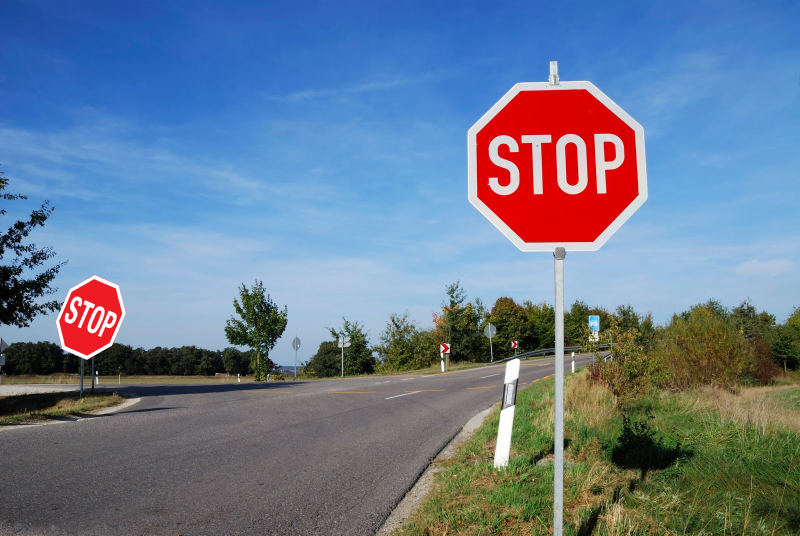
#> input picture Savinov_Daniil/road_2.jpg, 1600 x 1071 px (shown at 1/2 size)
$ python 'Clustering and bounding boxes.py'
#> lines starting #> are read from the running program, lines starting #| are printed output that depends on the picture; after the words box and inside, x2 and y2 are one past the last pixel; in counts of white or black regions, pixels touching at a corner belong together
from ImgOps import *
from sklearn.cluster import OPTICS


show = False

### IMREADING IMAGES ###
query_img = cv.imread('road_2.jpg')
#> query_img is the input picture: shape (1071, 1600, 3); mean B, G, R 145.2, 123, 105.6
train_img = cv.imread('stop_2.png')
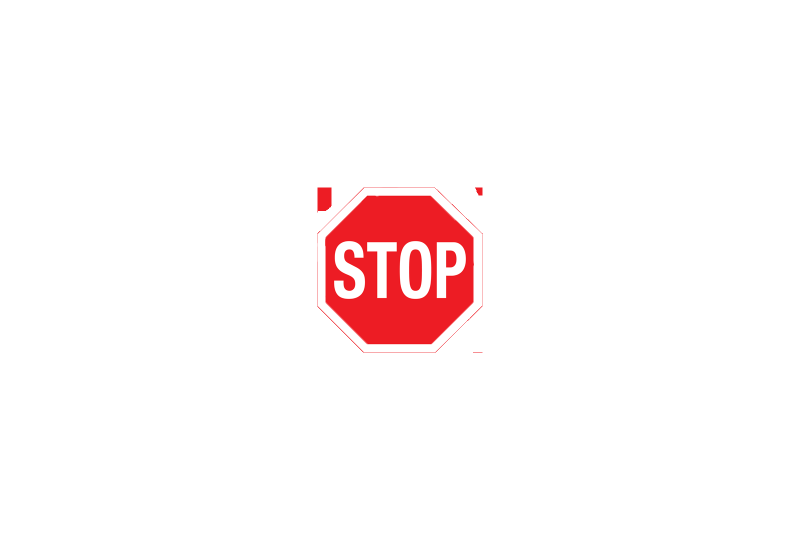
#> input picture Savinov_Daniil/stop_2.png, 1600 x 1080 px (shown at 1/2 size)
#> train_img is the input picture: shape (1080, 1600, 3); mean B, G, R 247.3, 247, 254.4

### SHOW ORIGINAL IMAGES
if show: imshow(query_img)
if show: imshow(train_img)


### BGR TO GRAY
query_gray_img = cv.cvtColor(query_img, cv.COLOR_BGR2GRAY)
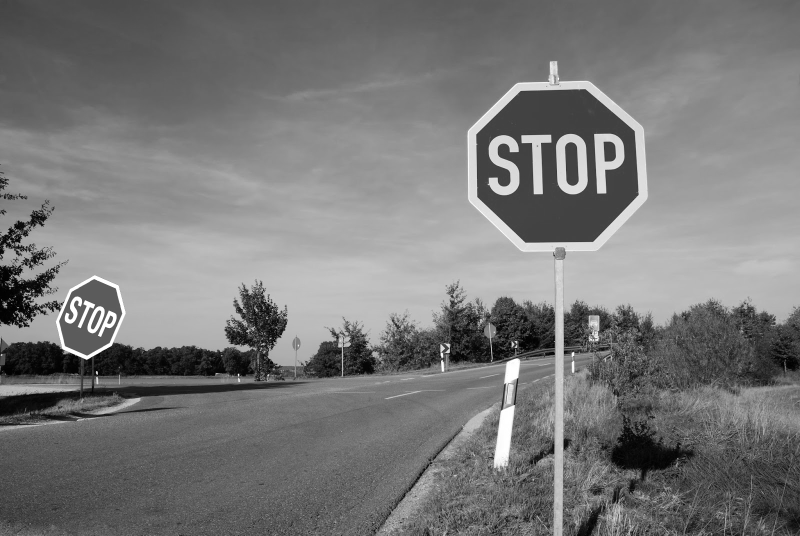
#> query_gray_img: shape (1071, 1600) (shown at 1/2 size); min 0, max 255, mean 120.3
train_gray_img = cv.cvtColor(train_img, cv.COLOR_BGR2GRAY)
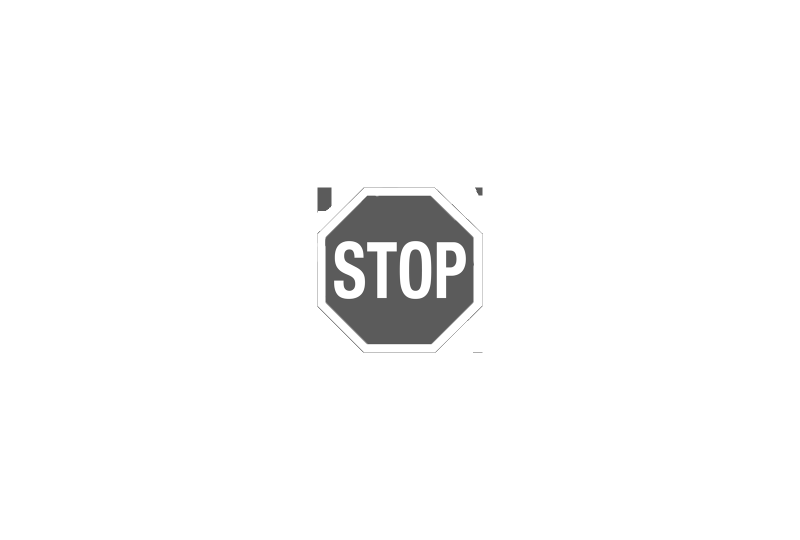
#> train_gray_img: shape (1080, 1600) (shown at 1/2 size); min 74, max 255, mean 249.2


### CREATE KEYPOINTS AND DESCRIPTORS ###
sift = cv.SIFT_create()
query_kps, query_des = sift.detectAndCompute(query_gray_img, None)
#> query_kps = 6029 keypoints; strongest (x, y, size): (477, 749, 2.5), (194, 745, 3.3), (433, 747, 1.9), (896, 703, 4.5)
train_kps, train_des = sift.detectAndCompute(train_gray_img, None)
#> train_kps = 74 keypoints; strongest (x, y, size): (959, 382, 9.6), (649, 397, 25.3), (902, 517, 16), (699, 567, 15.6)


### SHOW IMAGES WITH KEYPOINTS ###
query_kps_img = cv.drawKeypoints(query_img, query_kps, query_gray_img,
                                 flags=cv.DRAW_MATCHES_FLAGS_NOT_DRAW_SINGLE_POINTS)
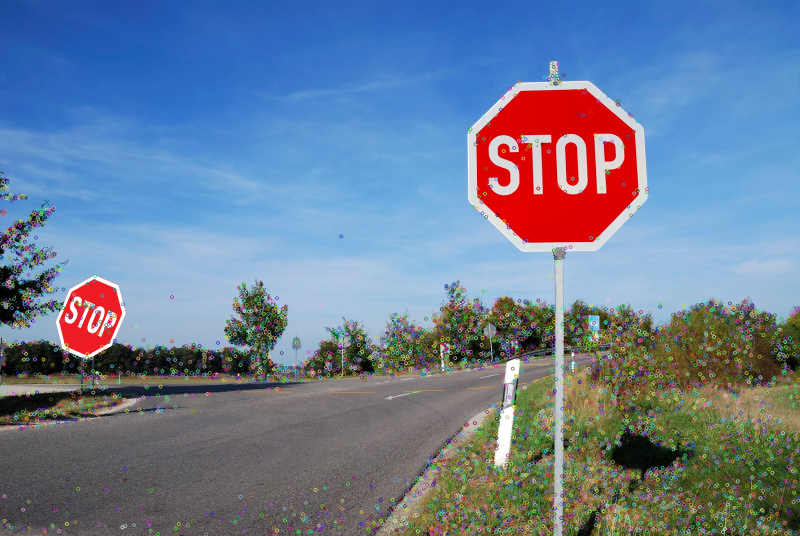
#> query_kps_img: shape (1071, 1600, 3) (shown at 1/2 size); mean B, G, R 148.7, 125, 107.6
if show: imshow(query_kps_img)
train_kps_img = cv.drawKeypoints(train_img, train_kps, train_gray_img,
                                 flags=cv.DRAW_MATCHES_FLAGS_NOT_DRAW_SINGLE_POINTS)
if show: imshow(train_kps_img)


### CREATE MATCHER ###
FLANN_INDEX_KDTREE = 0
index_params = dict(algorithm=FLANN_INDEX_KDTREE, trees=5)
search_params = dict(checks=50)

### MATCHING ###
flann = cv.FlannBasedMatcher(index_params, search_params)
matches = flann.knnMatch(query_des, train_des, k=2)
#> matches = 6029 matches
matchesMask = [[0, 0] for i in range(len(matches))]
#> matchesMask = 6029 pairs, first value 0 to 0, second value 0 to 0


### RATIO TEST AS PER LOWE'S PAPER ###
good_descs = []
for i, (m, n) in enumerate(matches):
    if m.distance < .6 * n.distance:
        matchesMask[i] = [1, 0]
        good_descs.append(m)
#> after the loop, good_descs = 53 matches; matchesMask = 6029 pairs, first value 0 to 1, second value 0 to 0
draw_params = dict(matchColor=(0, 255, 0),
                   matchesMask=matchesMask,
                   flags=cv.DRAW_MATCHES_FLAGS_NOT_DRAW_SINGLE_POINTS)
#> draw_params = 3 items
matched_img = cv.drawMatchesKnn(query_img, query_kps, train_img, train_kps, matches, None, **draw_params)
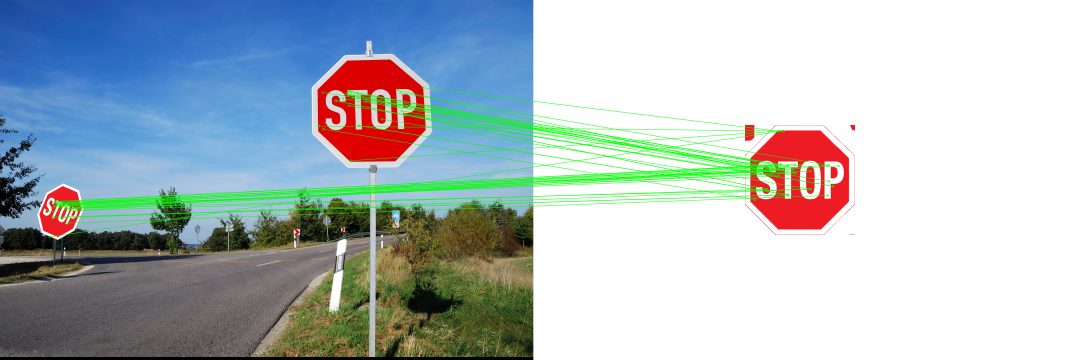
#> matched_img: shape (1080, 3200, 3) (shown at 1/3 size); mean B, G, R 190, 186.1, 174.1


### SHOW MATCHED IMAGE ###
if show: imshow(matched_img)


### CLUSTERING ###
x_pts = [query_kps[des.queryIdx].pt[0] for des in good_descs]
#> x_pts = 53 values from 141.1 to 1267.4
y_pts = [query_kps[des.queryIdx].pt[1] for des in good_descs]
#> y_pts = 53 values, max 710.1 at index 1, min 262.7 at index 52, mean 463.2
good_coords = []
for x, y in zip(x_pts, y_pts):
    good_coords.append([x, y])
#> this loop made 53 passes
#> (x, y) on passes 1 to 12: (141.1, 634), (148.6, 710.1), (159.5, 608.7), (159.7, 651.4), (159.7, 651.4), (161.3, 619.1), (165.9, 603.8), (169.8, 613), (170.6, 612.5), (170.6, 612.5), (172.4, 605.5), (178, 609.5)
#> after the loop, good_coords = 53 pairs, first value 141.1 to 1267.4, second value 262.7 to 710.1

cluster_groups = OPTICS(min_samples=25).fit_predict(good_coords)
#> cluster_groups = 53 values from 0 to 1

group_points = {}
for group, point in zip(cluster_groups, good_coords):
    if group not in group_points:
        group_points[group] = [point]
    else:
        group_points[group].append(point)
#> this loop made 53 passes
#> (group, point) on passes 1 to 12: (0, [141.1, 634]), (0, [148.6, 710.1]), (0, [159.5, 608.7]), (0, [159.7, 651.4]), (0, [159.7, 651.4]), (0, [161.3, 619.1]), (0, [165.9, 603.8]), (0, [169.8, 613]), (0, [170.6, 612.5]), (0, [170.6, 612.5]), (0, [172.4, 605.5]), (0, [178, 609.5])
#> after the loop, group_points = 2 items

centers_min, centers_max = [], []
for group in group_points:
    temp = group_points[group]
    pts_x, pts_y = [pt[0] for pt in temp], [pt[1] for pt in temp]
    min_x, max_x, min_y, max_y = int(min(pts_x) - min(pts_x) * 10 // 100), int(max(pts_x) + max(pts_x) * 10 // 100),\
                                 int(min(pts_y) - min(pts_y) * 10 // 100), int(max(pts_y) + max(pts_y) * 10 // 100)
    centers_min.append((min_x, min_y))
    centers_max.append((max_x, max_y))
#> this loop made 2 passes
#> (min_x, max_x, min_y, max_y) on passes 1 to 2: (127, 250, 543, 781), (860, 1393, 236, 529)
#> after the loop, centers_max = [(250, 781), (1393, 529)]; centers_min = [(127, 543), (860, 236)]

for start_pt, end_pt in zip(centers_min, centers_max):
    query_img = cv.rectangle(query_img, start_pt, end_pt, (255, 0, 0), 3)
#> this loop made 2 passes
#> (start_pt, end_pt) on passes 1 to 2: ((127, 543), (250, 781)), ((860, 236), (1393, 529))
#> pass 1, `query_img = cv.rectangle(query_img, start_pt, end_pt, (255, 0, 0), 3)`:
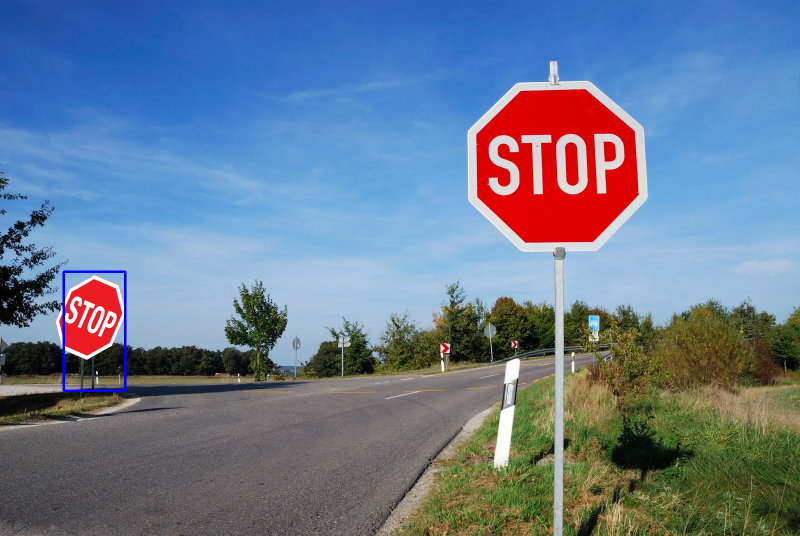
#> query_img: shape (1071, 1600, 3) (shown at 1/2 size); 0.21% of pixels changed, all inside (x1, y1, x2, y2) = (125, 541, 253, 784)

for pt in good_coords:
    query_img = cv.circle(query_img, (int(pt[0]), int(pt[1])), radius=3, color=(0, 255, 0), thickness=-1)
#> this loop made 53 passes
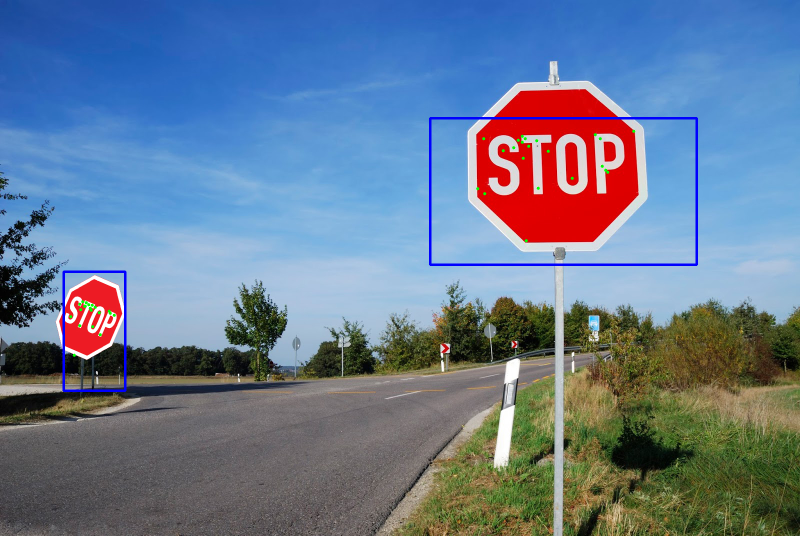
#> query_img: shape (1071, 1600, 3) (shown at 1/2 size); mean B, G, R 145.7, 122.2, 104.5

#> (the run stopped early here; a loop or call above may not have finished)
